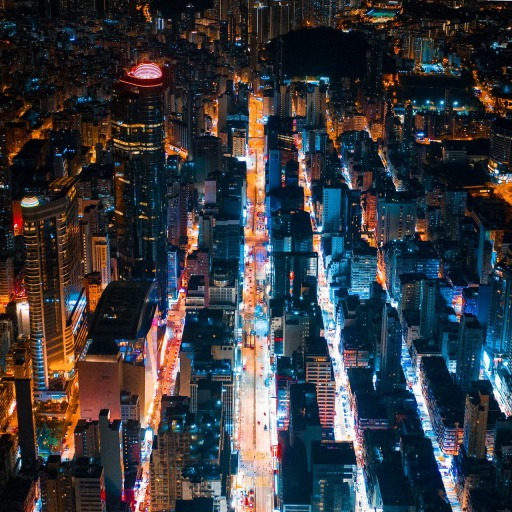
#> input picture night_city_lights_512.jpg, 512 x 512 px, found by its file name
$ python blur.py
#> lines starting #> are read from the running program, lines starting #| are printed output that depends on the picture
from numba import njit
import cv2
import numpy


def get_color_array(color_id):
    if color_id == 0:
        return numpy.array([1, 0, 0])
    elif color_id == 1:
        return numpy.array([0, 1, 0])
    else:
        return numpy.array([0, 0, 1])


@njit
def mult(matr, core):
    result = 0
    for i in range(len(matr)):
        for j in range(len(matr)):
            result += matr[i][j] * core[i][j]
    return result


@njit
def bokeh(image, core):
    conv_core = core / MAX_BRIGHTNESS
    shift_x = conv_core.shape[0] // 2
    shift_y = conv_core.shape[1] // 2
    size_x = image.shape[0]
    size_y = image.shape[1]
    image2 = numpy.zeros(
        (size_x + shift_x * 2, size_y + shift_y * 2, 3), dtype=numpy.uint8)
    img_slice_x = slice(shift_x, (size_x + shift_x))
    img_slice_y = slice(shift_y, (size_y + shift_y))
    image2[img_slice_x, img_slice_y, 0:3] = image
    image2 = image2 / MAX_BRIGHTNESS
    slice_z = slice(0, 3)
    for i in range(shift_x, size_x + shift_x):
        for j in range(shift_y, size_y + shift_y):
            slice_x = slice(i - shift_x, (i + shift_x + 1))
            slice_y = slice(j - shift_y, (j + shift_y + 1))
            matrix = image2[slice_x, slice_y, slice_z]
            for color in range(3):
                result = mult(matrix[:, :, color], conv_core[:, :, color])
                image2[i][j][color] = result / \
                    numpy.sum(conv_core[:, :, color])

    image2 = image2[img_slice_x, img_slice_y, slice_z]
    image2 = image2 * MAX_BRIGHTNESS
    image2.astype(numpy.uint8)
    return image2


MAX_BRIGHTNESS = 255


def main():
    files = []
    files.append(
        {
            "image": cv2.imread(r"C:\Python Scripts\Blur\night_city_lights_512.jpg"),
            "core": cv2.imread(r"C:\Python Scripts\Blur\conv_core.png"),
            "result_name": "blur_1.jpg"})
    files.append(
        {
            "image": cv2.imread(r"C:\Python Scripts\Blur\rose.png"),
            "core": cv2.imread(r"C:\Python Scripts\Blur\conv_core_2.png"),
            "result_name": "blur_2.jpg"})
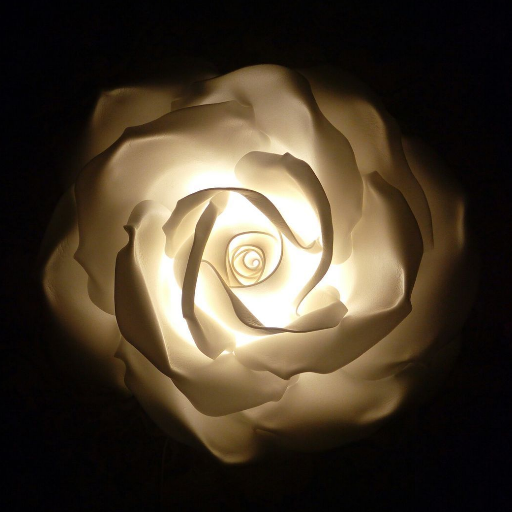
#> input picture rose.png, 512 x 512 px, found by its file name
    files.append(
        {
            "image": cv2.imread(r"C:\Python Scripts\Blur\moscow.png"),
            "core": cv2.imread(r"C:\Python Scripts\Blur\conv_core_3.png"),
            "result_name": "blur_3.jpg"})
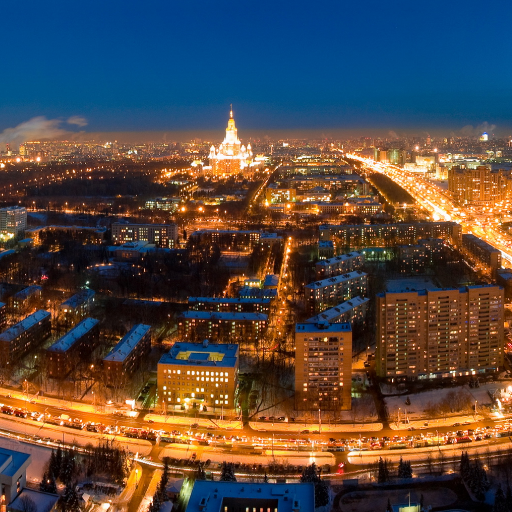
#> input picture moscow.png, 512 x 512 px, found by its file name

    for arr_file in files:
        name = arr_file["result_name"]
        result_name = f"C:\\Python Scripts\\Blur\\{name}"
        image = bokeh(arr_file["image"], arr_file["core"])
        cv2.imwrite(result_name, image)
#> this loop made 1 pass
#> (name, result_name) on pass 1: ('blur_1.jpg', 'C:\\Python Scripts\\Blur\\blur_1.jpg')


if __name__ == "__main__":
#> (the run stopped early here; a loop or call above may not have finished)
